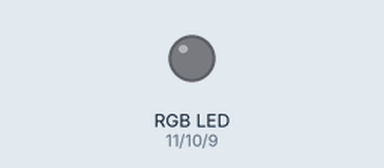
Bench run of a sketch on a simulated Arduino Uno, built with avr-gcc and run on an emulated ATmega328P. Parts: an RGB LED mixed from three pins (HIGH = lit).

Above: at 2.5 s.
At 5.5 s:
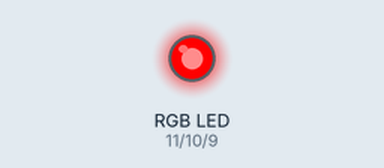
At 6.5 s:
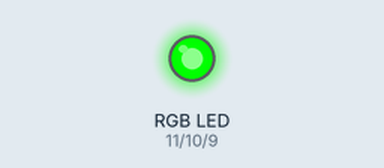
Timing chart, 0 to 9.1 s (numbered marks = the images above):
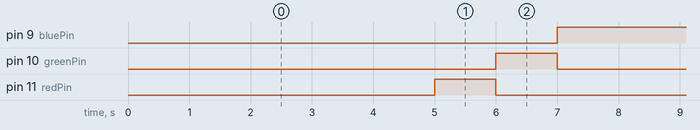

Measured:
- by itself, pin 9 (bluePin): alternates HIGH for 5.0 s and LOW for 2.0 s
- by itself, pin 10 (greenPin), pin 11 (redPin): alternates HIGH for 1.0 s and LOW for 6.0 s
- by itself, everything shown: repeats every 7.0 s, in 3 steps

The sketch:

RGB_Secondary_colors.ino
```cpp
int redPin= 11;
int greenPin = 10;
int bluePin = 9;

void setup()
{
  pinMode(redPin, OUTPUT);
  pinMode(greenPin, OUTPUT);
  pinMode(bluePin, OUTPUT);
}

void loop()
{
  delay(5000);
  setColor(255, 0, 0); // cyan
  delay(1000);
  setColor(0, 255, 0); // purple
  delay(1000);
  setColor(0, 0, 255); // yellow
}

void setColor(int redValue, int greenValue, int blueValue) {
  analogWrite(redPin, redValue);
  analogWrite(greenPin, greenValue);
  analogWrite(bluePin, blueValue);
}
```
